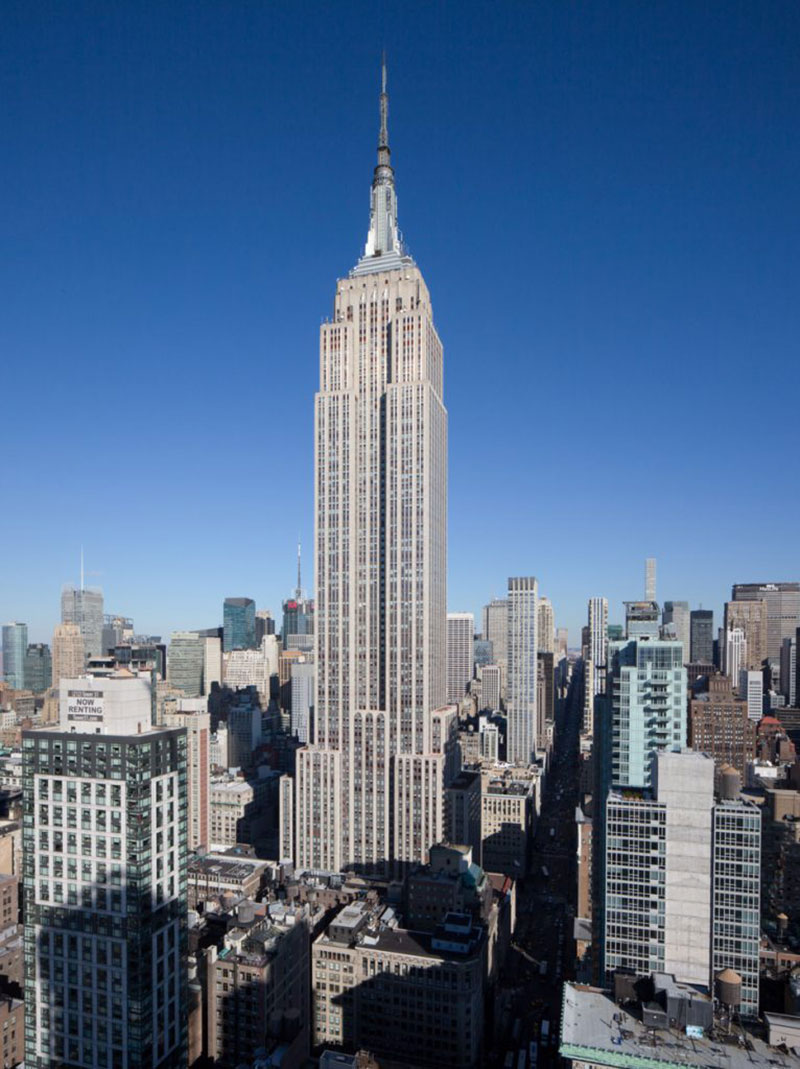
#> input picture computerVisionWithPython/data/state-empire-building.jpg, 800 x 1069 px, found by its file name
$ python contour.py
#> lines starting #> are read from the running program, lines starting #| are printed output that depends on the picture
from PIL import Image
from pylab import *

im = array(Image.open("data/state-empire-building.jpg").convert("L"))
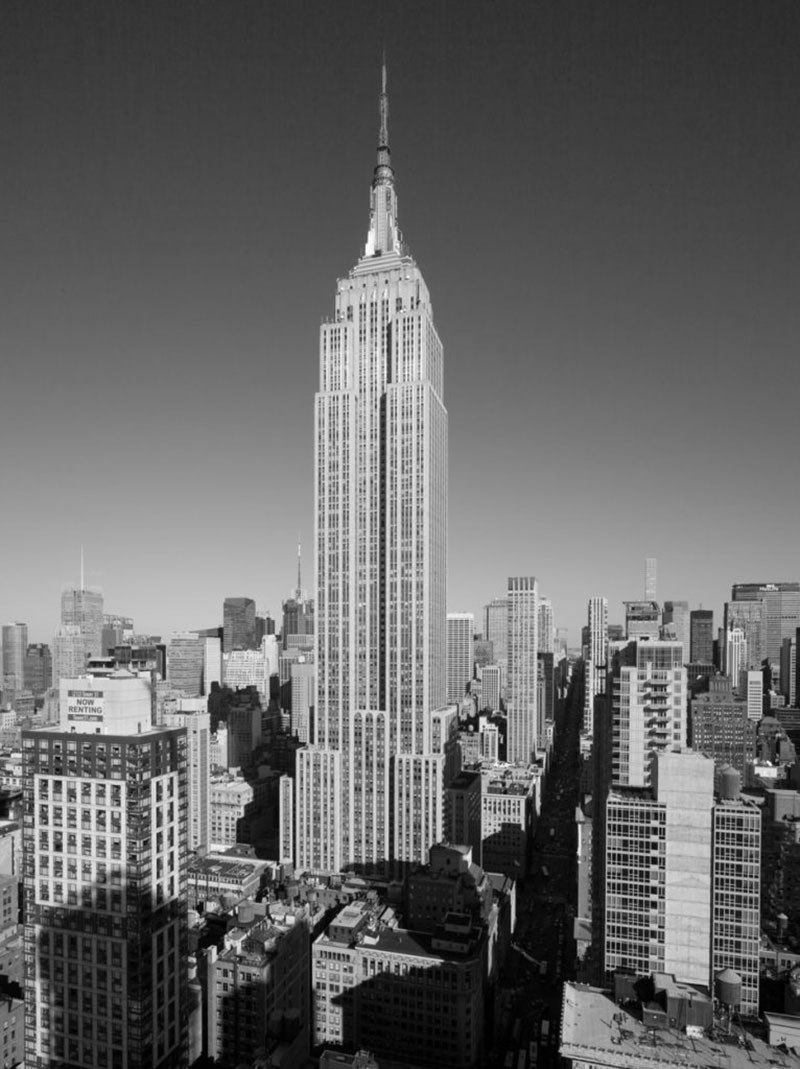
#> im: shape (1069, 800); min 0, max 253, mean 101.8

figure()
gray()
contour(im, origin="image")

axis("equal")
axis("off")
show()
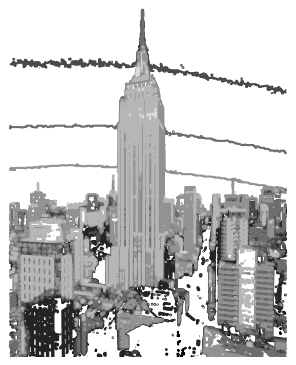
#> figure drawn by matplotlib, 1 panel
